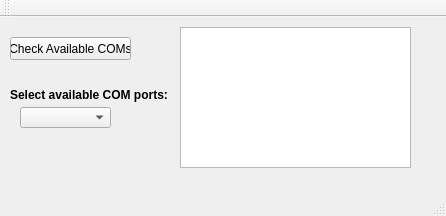
<?xml version="1.0" encoding="UTF-8"?>
<ui version="4.0">
 <class>MainWindow</class>
 <widget class="QMainWindow" name="MainWindow">
  <property name="geometry">
   <rect>
    <x>0</x>
    <y>0</y>
    <width>446</width>
    <height>216</height>
   </rect>
  </property>
  <property name="windowTitle">
   <string>MainWindow</string>
  </property>
  <widget class="QWidget" name="centralWidget">
   <widget class="QComboBox" name="comportsComboBox">
    <property name="geometry">
     <rect>
      <x>20</x>
      <y>90</y>
      <width>91</width>
      <height>21</height>
     </rect>
    </property>
   </widget>
   <widget class="QLabel" name="label">
    <property name="geometry">
     <rect>
      <x>10</x>
      <y>70</y>
      <width>161</width>
      <height>16</height>
     </rect>
    </property>
    <property name="font">
     <font>
      <weight>75</weight>
      <bold>true</bold>
     </font>
    </property>
    <property name="text">
     <string>Select available COM ports:</string>
    </property>
   </widget>
   <widget class="QTextEdit" name="comInfoText">
    <property name="geometry">
     <rect>
      <x>180</x>
      <y>10</y>
      <width>231</width>
      <height>141</height>
     </rect>
    </property>
   </widget>
   <widget class="QPushButton" name="checkPortsButton">
    <property name="geometry">
     <rect>
      <x>10</x>
      <y>20</y>
      <width>121</width>
      <height>23</height>
     </rect>
    </property>
    <property name="text">
     <string>Check Available COMs</string>
    </property>
   </widget>
  </widget>
  <widget class="QMenuBar" name="menuBar">
   <property name="geometry">
    <rect>
     <x>0</x>
     <y>0</y>
     <width>446</width>
     <height>21</height>
    </rect>
   </property>
  </widget>
  <widget class="QToolBar" name="mainToolBar">
   <attribute name="toolBarArea">
    <enum>TopToolBarArea</enum>
   </attribute>
   <attribute name="toolBarBreak">
    <bool>false</bool>
   </attribute>
  </widget>
  <widget class="QStatusBar" name="statusBar"/>
 </widget>
 <layoutdefault spacing="6" margin="11"/>
 <resources/>
 <connections/>
</ui>
